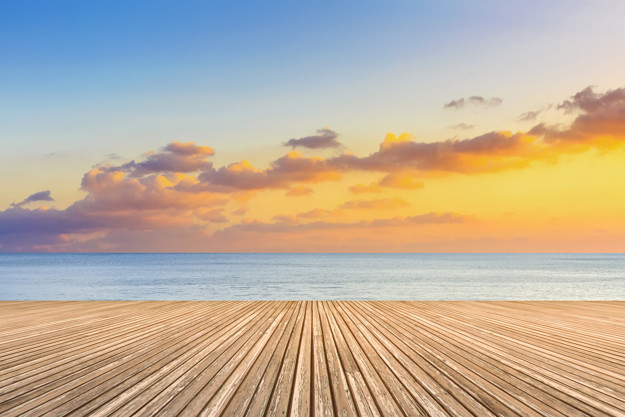
#> input picture 15_CNN-Grundlagen/horizont.jfif, 625 x 417 px
$ jupyter execute Edge-Detection.ipynb   (shell and % lines are left out)
#> lines starting #> are read from the running program, lines starting #| are printed output that depends on the picture
# Mit Ecken und Kanten – Edge Detection mit Convolutions

## Convolutional Neuronal Networks und YOLO v3
Convolutional Neuronal Networks sind aus der Welt der KI nicht mehr wegzudenken. Ohne sie wäre es zum Beispiel nicht möglich, selbstfahrende Autos zu bauen. Damit sich ein Auto selbständig im Verkehr zurechtfindet, muss es seine Umgebung erkennen. Dazu gehört nicht nur der relativ einfache Fall, ein Objekt, wie zum Beispiel einen Fußgänger als solchen zu erkennen, sondern auch seine Position zu bestimmen. In Bildern beliebig viele Objekte zu erkennen (Klassifikation) und deren Position zu bestimmen, bezeichnet man als Detection. Detection ist quasi die Königsdisziplin im Bereich der Computer Vision. Diese Herausforderung wird zurzeit mit einem Algorithmus bewerkstelligt, der sich YOLO v3 nennt. Die Abkürzung steht für You Only Look Once. Das v3 weist auf die derzeit aktuelle Version drei hin. Mit YOLO ist es möglich Detection bewegter Bilder in Real Time zu bewerkstelligen.

Kern von YOLO ist ein extrem tiefes Convolutional Neuronal Network CNN. Wir haben in anderen Blogs bereits über CNNs gesprochen und gezeigt, wie man sie mit Keras gewinnbringend verbaut:

* [einstieg-in-convolutional-neuronale-netze-mit-keras](https://www.mt-ag.com/einstieg-in-convolutional-neuronale-netze-mit-keras/)
* [so-entwirft-man-ein-top-cnn](https://www.mt-ag.com/so-entwirft-man-ein-top-cnn/)

## Wie war das eigentlich früher?
In diesem Blog möchte ich noch einmal einen Schritt zurückgehen und den mathematischen Hintergrund von Faltungen (Convolutions) zeigen. Dabei ist der Trick so verblüffend einfach, dass man eigentlich nur Plus und Minus verstanden haben muss.

Bevor man maschinelles Lernen für die Bildverarbeitung einsetzte, musste man sich mit analytischen Algorithmen behelfen. Die Algorithmik der Faltungen beschäftigt sich damit, Kanten in Bildern zu erkennen. Der Traum der Wissenschaftler war dabei, dass man einen Gegenstand ein einem Bild lokalisieren könnte, wenn man seine Kanten erkennen würde und den Rest einfach ignoriert. Das ist sowas wie Ausmalen nur andersherum (also quasi „entmalen“).

Kleiner Einschub: "Es gibt übrigens eine ganze Reihe von Algorithmen, die Kanten erkennen können. Wer sich dafür interessiert, sollte sich zum Beispiel MSER (Maximal Stable External Region) ansehen, ein sehr mächtiges aber auch kompliziertes Verfahren im Bereich der analytischen Lokation."

Beim Falten eines Bildes, lässt man einen kleinen Filter über das Bild gleiten und schreibt mit, was man durch diesen Filter vom Bild noch sieht. Jeder Filter ist auf bestimmte Kanten spezialisiert. Also horizontale, vertikale, gekrümmte, … Kanten.

Eine Kante ist dabei ein starker hell / dunkel Kontrast im Bild. Trifft der Filter also auf eine Stelle mit einem starken Kontrast soll er heftig „ausschlagen“. Bei schwachen Kontrasten hingegen soll sich der Filter ruhig verhalten. Wie muss so ein Filter also gebaut sein, damit er dieses Verhalten bewerkstelligen kann?

Um zum Beispiel vertikale Kanten zu erkennen, braucht mal ein Verfahren, dass die Differenz aus allen links / rechts Bildpunkt – Tupeln bildet. Ist die Differenz der Intensität zweier nebeneinander gelegener Bildpunkte besonders groß, muss der Filter dafür auch einen besonders großen Wert liefern. Das hört sich nach einer Art Einheitsmatrix an:

Nehmen wir an, wir hätten ein sehr kleines Bild mit gerade mal drei auf drei Bildpunkten:

Wenn man den 3x3 großen Filter nun auf ein 3x3 großes Bild anwendet, geschieht folgendes:

$$
    \begin{bmatrix}
    80 & 2  & 0 \\
    90 & 80 & 0 \\
    50 & 50 & 4 \\
    \end{bmatrix}
    *
    \begin{bmatrix}
    1 & 0 & -1 \\
    1 & 0 & -1 \\
    1 & 0 & -1 \\
    \end{bmatrix}
    =
    (80 \cdot 1 + 2 \cdot 0 + 0 \cdot -1) + (90  \cdot 1 + 80 \cdot 0 + 0 \cdot -1) + (50 \cdot 1 + 50 \cdot 0 + 4 \cdot -1) =
    216
$$

Wir erhalten also ein Maß für den vertikalen Kontrast von 216. Das klingt ehrlich gesagt nicht sehr spannend. Spannend wird es erst, wenn man das Verfahren auf größere Bilder anwendet und den Filter Stück für Stück verschiebt:

Als Ergebnis erhält man dann eine Matrix, die sich wieder als Bild darstellen lässt:

## Ein bisschen Python
Um die Faltungen ein wenig ausprobieren zu können, habe ich einige Zeilen Python Code geschrieben. Der Code soll möglichst klar den Algorithmus zeigen, ist aber alles andere als performant.

### Boiler Plate
Zuerst alle nötigen Imports

[cell 1]
#numpy
import numpy as np

#matplotlib
import matplotlib.pyplot as plt

# open pictures
from PIL import Image

### Die Filter und ein kleines Beispiel
Ich baue mir jeweils einen Filter für vertikale und horizontale Linien.

[cell 2]
filter_v = np.ones((3,3))
filter_v[:,1] = 0
filter_v[:,2] = -1

print("Vertikaler Filter:\n{}".format(filter_v))

filter_h = filter_v.transpose()
print("\nHoriuontaler Filter:\n{}".format(filter_h))

Um die Filter grundlegend ausprobieren zu können, baue ich mir ein simples 100x100 Punkte großes Beispielbild mit einer horizontalen, einer diagonalen und einer vertikalen weißen Linie.

[cell 3]
image_test = np.identity(100)*266
image_test[10:12] = 266
image_test[:,10:12] = 266

Um die Bilder einheitlich darstellen zu können, spendiere ich mir eine kleine Hilfsmethode, zum Zeichnen von Bildern. Mit dem shift Parameter kann ich die Bilder ein wenig aufhellen, um mir Deteils besser anzuzeigen.

[cell 4]
def show(image, title, shift=0):
#> called with title = 'Abb 5: Das Test Bild', shift = 0
    image = image + shift
    plt.imshow(image, cmap='gray', vmin=0, vmax=255)
    plt.axis('off')
    plt.show()
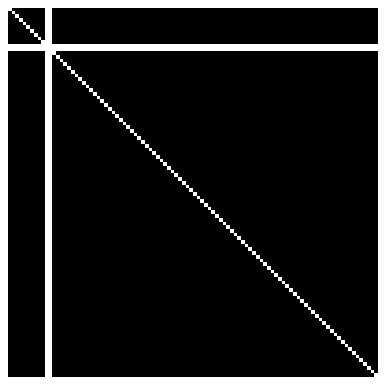
#> figure drawn by matplotlib, 1 panel
    print("{} {}".format(title, image.shape))

[cell 5]
show(image_test, "Abb 5: Das Test Bild")

Die eigentliche Faltung des Bildes läuft mit vier ineinander geschachtelten Schleifen über jede Filterposition und summiert die entsprechenden Kontraste auf. Wie bereits erwähnt ist der Code extrem unperformant, zeigt aber dafür sehr schön die Funktionsweise der Filter.

[cell 6]
def convolution(image, filter):
    # Anzahl der Spalten im Ergebnis
    pos_x_max = image.shape[1]-filter.shape[1] + 1
    # Anzahl der Zeilen im Ergebnis
    pos_y_max = image.shape[0]-filter.shape[0] + 1

    # Ergebnismatrix vorbereiten
    result = np.zeros((pos_y_max, pos_x_max))

    # Schleife über die Zeilen des Originalbilds
    for pos_y in range(pos_y_max):
        # Schleife über die Spalten des Originalbilds
        for pos_x in range(pos_x_max):
            # den betrachteten Teilausschnitt aus dem Original herausholen ...
            patch = image[pos_y : pos_y+3 , pos_x : pos_x+3]

            res = 0
            # und mit dem Filter ausmultiplizieren
            for n in range(patch.shape[0]):
                for m in range(patch.shape[1]):
                    res = res + patch[n,m] * filter[n,m]
            # Ergebnis in der Ergebnismatrix vermerken
            result[pos_y, pos_x] = res

    return result

Jetzt kann man die beiden Filter auf das Testbild anwenden und sich das Ergebnis anschauen. Der vertikale Filter entfernt erwartungsgemäß den horizontalen Balken und andersherum. Von der Diagonale wird „nur“ ein Teil entfernt, da Diagonalen ja nichts anderes sind als sehr feine Treppen.

[cell 7]
show(convolution(image_test, filter_h), "Abb 6: Der horizontale Filter löscht den vertikalen Balken")
#> call 2 of show, with shift = 0
#> in show (call 2), `plt.show()`:
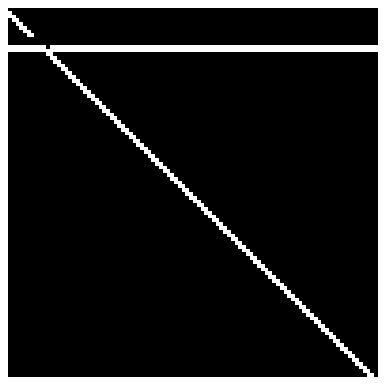
#> figure drawn by matplotlib, 1 panel
show(convolution(image_test, filter_v), "Abb 7: Der vertikale Filter löscht den horizontalen Balken")
#> call 3 of show, with shift = 0
#> in show (call 3), `plt.show()`:
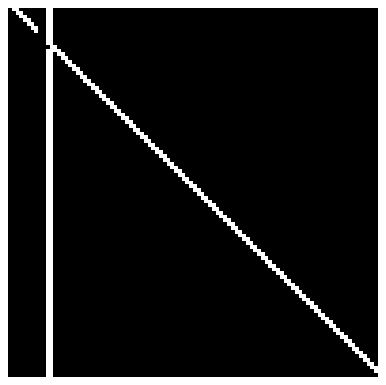
#> figure drawn by matplotlib, 1 panel

Nun habe ich mir noch zwei echte Bilder herausgesucht, um die Filter auszuprobieren. Den Effekt finde ich beeindruckend. Es sieht aus, als würde man einen Kupferstich aus den Bildern erzeugen. Beachtenswert ist, dass eben immer die vertikalen oder horizontalen Aspekte der Bilder hervorgehoben werden. Es sieht aus, als würden sie mit einem Schatten versehen.

[cell 8]
horizon = np.asarray(Image.open('horizont.jfif').convert("L"))
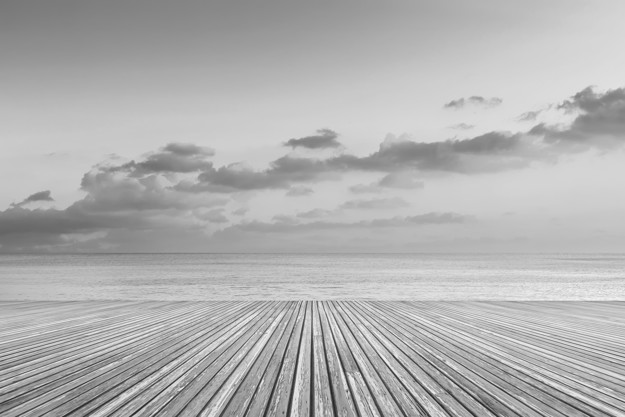
#> horizon: shape (417, 625); min 31, max 246, mean 176.7
show(horizon, "Abb 8: Vertikaler Anleger vor dem Horizont")
#| Abb 8: Vertikaler Anleger vor dem Horizont (417, 625)
show(convolution(horizon, filter_h), "Abb 9: Der horizontale Filter, mit deutlicher Horizontlinie", shift=100)
#> after the loop in convolution (call 3), `for pos_y in range(pos_y_max):`:
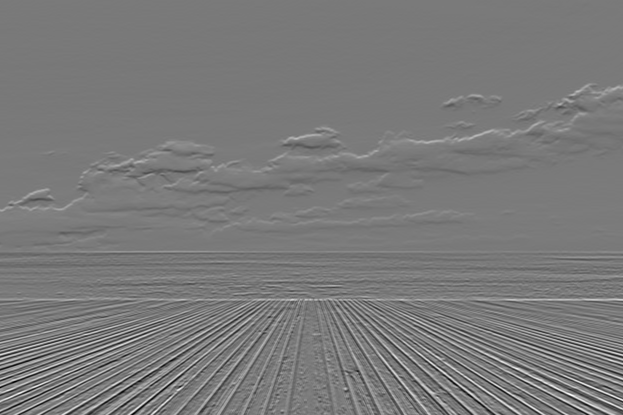
#> result: shape (415, 623) float64; min -379, max 410, mean 0.1; drawn with min black and max white
#| Abb 9: Der horizontale Filter, mit deutlicher Horizontlinie (415, 623)
show(convolution(horizon, filter_v), "Abb 10: Der vertikale Filter. Der Horizont ist fast nicht zu sehen.", shift=100)
#> after the loop in convolution (call 4), `for pos_y in range(pos_y_max):`:
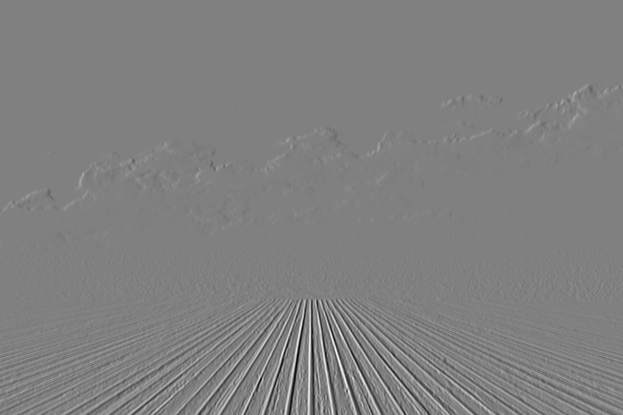
#> result: shape (415, 623) float64; min -510, max 501, mean -0.3; drawn with min black and max white
#| Abb 10: Der vertikale Filter. Der Horizont ist fast nicht zu sehen. (415, 623)

Und zum Schluss, weil es einfach dazugehört: Ein Hund.

[cell 9]
dog = np.asarray(Image.open('hund.png').convert("L"))
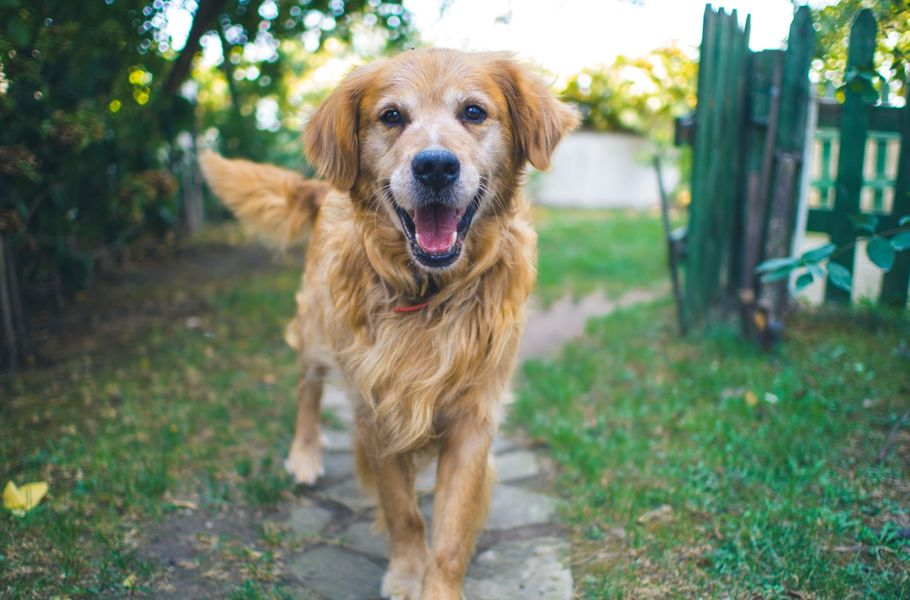
#> input picture 15_CNN-Grundlagen/hund.png, 910 x 600 px
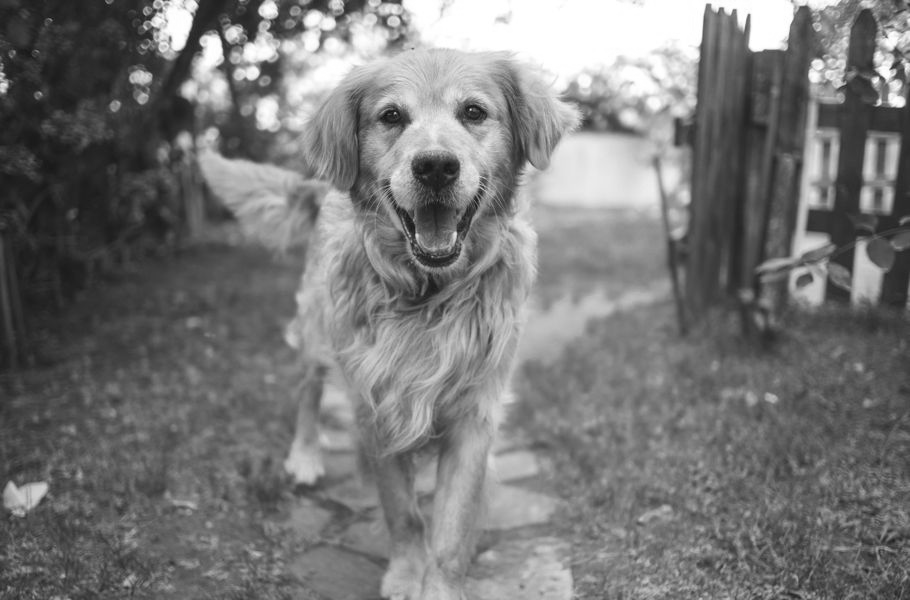
#> dog: shape (600, 910); min 16, max 255, mean 119.1
show(dog, "Abb 11: Der Hallo Welt Hund")
#| Abb 11: Der Hallo Welt Hund (600, 910)
show(convolution(dog, filter_h), "Abb 12: Der horizontale Filter", shift=100)
#> after the loop in convolution (call 5), `for pos_y in range(pos_y_max):`:
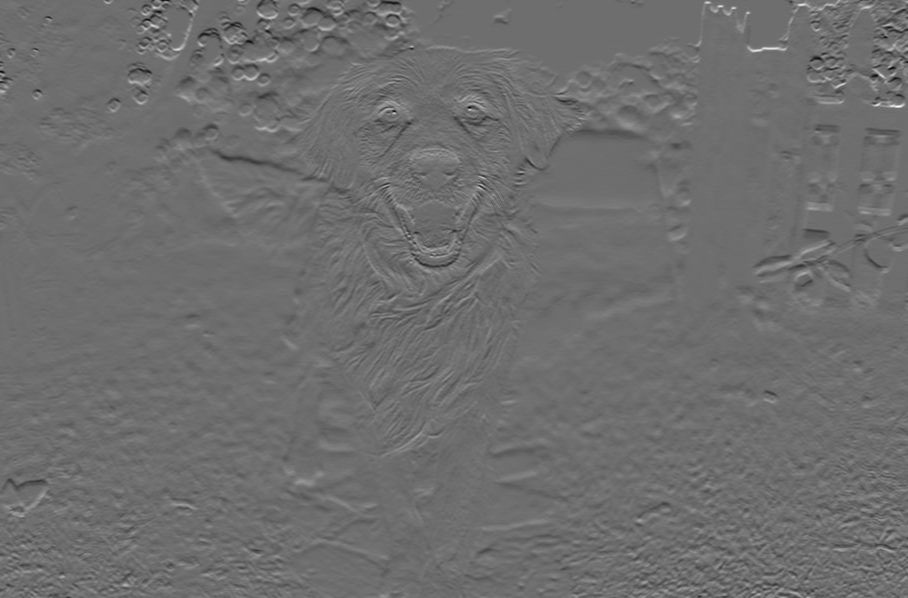
#> result: shape (598, 908) float64; min -387, max 507, mean 0.5; drawn with min black and max white
#| Abb 12: Der horizontale Filter (598, 908)
show(convolution(dog, filter_v), "Abb 13: Der vertikale Filter", shift=100)
#> after the loop in convolution (call 6), `for pos_y in range(pos_y_max):`:
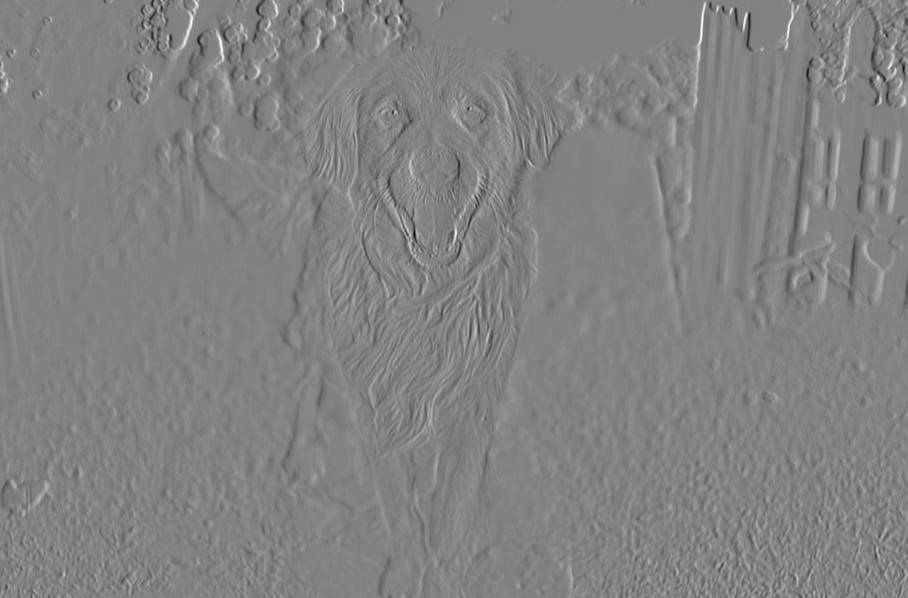
#> result: shape (598, 908) float64; min -478, max 457, mean -0.2; drawn with min black and max white
#| Abb 13: Der vertikale Filter (598, 908)
